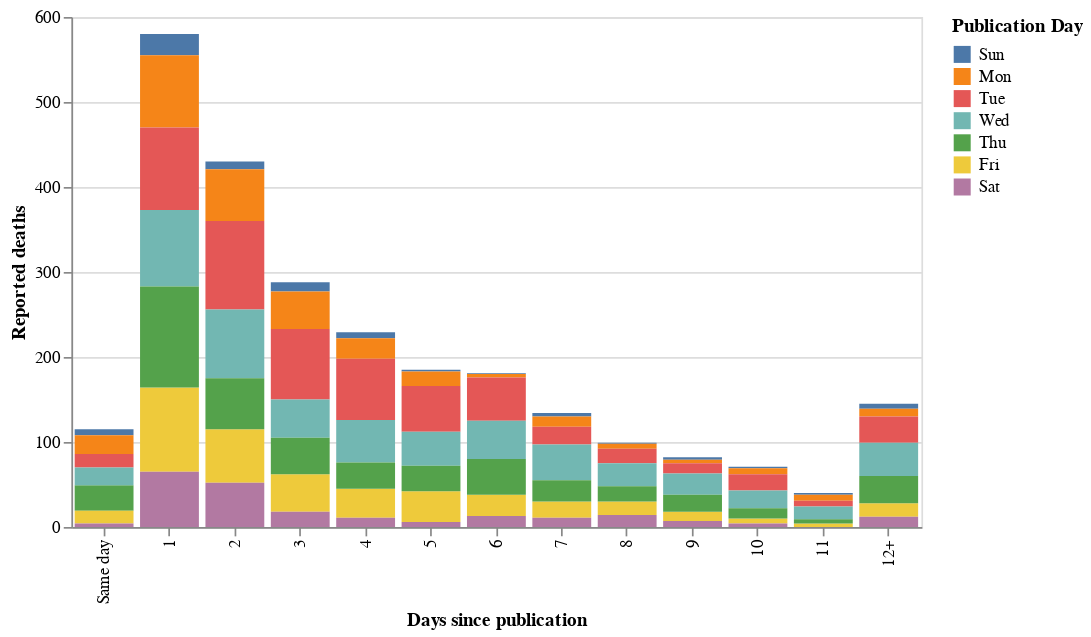

This figure's notebook cell:
### Code cell
df = data.dropna(subset=['days_since_publication'])

alt.Chart(df, width=500).mark_bar().encode(
    x=alt.X('lag:O', title="Days since publication", sort=labels),
    y=alt.Y('sum(n_diff):Q', title="Reported deaths"),
    color=alt.Color(
        'day(publication_date):N',
        title="Publication Day"
    ),
).interactive()

### Figure 1 — Vega-Lite specification as saved in the notebook (floating-point values rounded to 4 significant figures; data arrays with more than 128 entries replaced by an {"elided": "..."} marker saying what was removed)
{"config": {"view": {"continuousWidth": 400, "continuousHeight": 300}}, "data": {"name": "data-c92e8b0213a0c988d9034748b220fe0c"}, "mark": "bar", "encoding": {"color": {"type": "nominal", "field": "publication_date", "timeUnit": "day", "title": "Publication Day"}, "x": {"type": "ordinal", "field": "lag", "sort": ["Same day", "1", "2", "3", "4", "5", "6", "7", "8", "9", "10", "11", "12+"], "title": "Days since publication"}, "y": {"type": "quantitative", "aggregate": "sum", "field": "n_diff", "title": "Reported deaths"}}, "selection": {"selector002": {"type": "interval", "bind": "scales", "encodings": ["x", "y"]}}, "width": 500, "$schema": "https://vega.github.io/schema/vega-lite/v4.8.1.json", "datasets": {"data-c92e8b0213a0c988d9034748b220fe0c": {"elided": "1330 records"}}}
